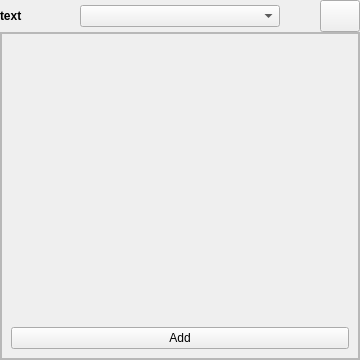
<?xml version="1.0" encoding="UTF-8"?>
<ui version="4.0">
 <class>top_widget</class>
 <widget class="QWidget" name="top_widget">
  <property name="geometry">
   <rect>
    <x>0</x>
    <y>0</y>
    <width>360</width>
    <height>360</height>
   </rect>
  </property>
  <property name="sizePolicy">
   <sizepolicy hsizetype="Preferred" vsizetype="Expanding">
    <horstretch>0</horstretch>
    <verstretch>0</verstretch>
   </sizepolicy>
  </property>
  <property name="maximumSize">
   <size>
    <width>16777215</width>
    <height>16777215</height>
   </size>
  </property>
  <property name="windowTitle">
   <string>Form</string>
  </property>
  <layout class="QVBoxLayout" name="verticalLayout">
   <property name="spacing">
    <number>0</number>
   </property>
   <property name="leftMargin">
    <number>0</number>
   </property>
   <property name="topMargin">
    <number>0</number>
   </property>
   <property name="rightMargin">
    <number>0</number>
   </property>
   <property name="bottomMargin">
    <number>0</number>
   </property>
   <item>
    <widget class="QWidget" name="top_horizontal_widget" native="true">
     <property name="sizePolicy">
      <sizepolicy hsizetype="Expanding" vsizetype="Preferred">
       <horstretch>0</horstretch>
       <verstretch>0</verstretch>
      </sizepolicy>
     </property>
     <property name="minimumSize">
      <size>
       <width>180</width>
       <height>32</height>
      </size>
     </property>
     <property name="maximumSize">
      <size>
       <width>360</width>
       <height>32</height>
      </size>
     </property>
     <layout class="QHBoxLayout" name="top_layout">
      <property name="leftMargin">
       <number>0</number>
      </property>
      <property name="topMargin">
       <number>0</number>
      </property>
      <property name="rightMargin">
       <number>0</number>
      </property>
      <property name="bottomMargin">
       <number>0</number>
      </property>
      <item alignment="Qt::AlignLeft">
       <widget class="QLabel" name="label_param_name">
        <property name="sizePolicy">
         <sizepolicy hsizetype="Expanding" vsizetype="Fixed">
          <horstretch>0</horstretch>
          <verstretch>0</verstretch>
         </sizepolicy>
        </property>
        <property name="minimumSize">
         <size>
          <width>0</width>
          <height>32</height>
         </size>
        </property>
        <property name="maximumSize">
         <size>
          <width>16777215</width>
          <height>32</height>
         </size>
        </property>
        <property name="font">
         <font>
          <bold>true</bold>
         </font>
        </property>
        <property name="text">
         <string>text</string>
        </property>
       </widget>
      </item>
      <item alignment="Qt::AlignRight">
       <widget class="QComboBox" name="type_comboBox">
        <property name="sizePolicy">
         <sizepolicy hsizetype="Fixed" vsizetype="Fixed">
          <horstretch>0</horstretch>
          <verstretch>0</verstretch>
         </sizepolicy>
        </property>
        <property name="minimumSize">
         <size>
          <width>200</width>
          <height>0</height>
         </size>
        </property>
        <property name="maximumSize">
         <size>
          <width>200</width>
          <height>16777215</height>
         </size>
        </property>
       </widget>
      </item>
      <item alignment="Qt::AlignRight">
       <widget class="QPushButton" name="remove_btn">
        <property name="sizePolicy">
         <sizepolicy hsizetype="Minimum" vsizetype="Minimum">
          <horstretch>0</horstretch>
          <verstretch>0</verstretch>
         </sizepolicy>
        </property>
        <property name="minimumSize">
         <size>
          <width>0</width>
          <height>0</height>
         </size>
        </property>
        <property name="maximumSize">
         <size>
          <width>16777215</width>
          <height>16777215</height>
         </size>
        </property>
        <property name="text">
         <string/>
        </property>
       </widget>
      </item>
     </layout>
    </widget>
   </item>
   <item>
    <widget class="QWidget" name="list_widget" native="true">
     <property name="sizePolicy">
      <sizepolicy hsizetype="Preferred" vsizetype="Expanding">
       <horstretch>0</horstretch>
       <verstretch>0</verstretch>
      </sizepolicy>
     </property>
     <layout class="QVBoxLayout" name="verticalLayout_2">
      <property name="spacing">
       <number>6</number>
      </property>
      <property name="leftMargin">
       <number>0</number>
      </property>
      <property name="topMargin">
       <number>0</number>
      </property>
      <property name="rightMargin">
       <number>0</number>
      </property>
      <property name="bottomMargin">
       <number>0</number>
      </property>
      <item>
       <widget class="QScrollArea" name="scroll_area">
        <property name="widgetResizable">
         <bool>true</bool>
        </property>
        <widget class="QWidget" name="list_content_widget">
         <property name="geometry">
          <rect>
           <x>0</x>
           <y>0</y>
           <width>358</width>
           <height>326</height>
          </rect>
         </property>
         <property name="sizePolicy">
          <sizepolicy hsizetype="Preferred" vsizetype="Expanding">
           <horstretch>0</horstretch>
           <verstretch>0</verstretch>
          </sizepolicy>
         </property>
         <layout class="QVBoxLayout" name="inputLayout">
          <property name="spacing">
           <number>0</number>
          </property>
          <property name="leftMargin">
           <number>0</number>
          </property>
          <property name="topMargin">
           <number>0</number>
          </property>
          <property name="rightMargin">
           <number>0</number>
          </property>
          <property name="bottomMargin">
           <number>0</number>
          </property>
          <item>
           <widget class="QFrame" name="list_content_frame_widget">
            <property name="frameShape">
             <enum>QFrame::StyledPanel</enum>
            </property>
            <property name="frameShadow">
             <enum>QFrame::Raised</enum>
            </property>
            <layout class="QVBoxLayout" name="verticalLayout_3">
             <item>
              <spacer name="verticalSpacer">
               <property name="orientation">
                <enum>Qt::Vertical</enum>
               </property>
               <property name="sizeHint" stdset="0">
                <size>
                 <width>20</width>
                 <height>273</height>
                </size>
               </property>
              </spacer>
             </item>
             <item>
              <widget class="QPushButton" name="add_to_list_button">
               <property name="text">
                <string>Add</string>
               </property>
              </widget>
             </item>
            </layout>
           </widget>
          </item>
         </layout>
        </widget>
       </widget>
      </item>
     </layout>
    </widget>
   </item>
  </layout>
 </widget>
 <resources/>
 <connections/>
</ui>
